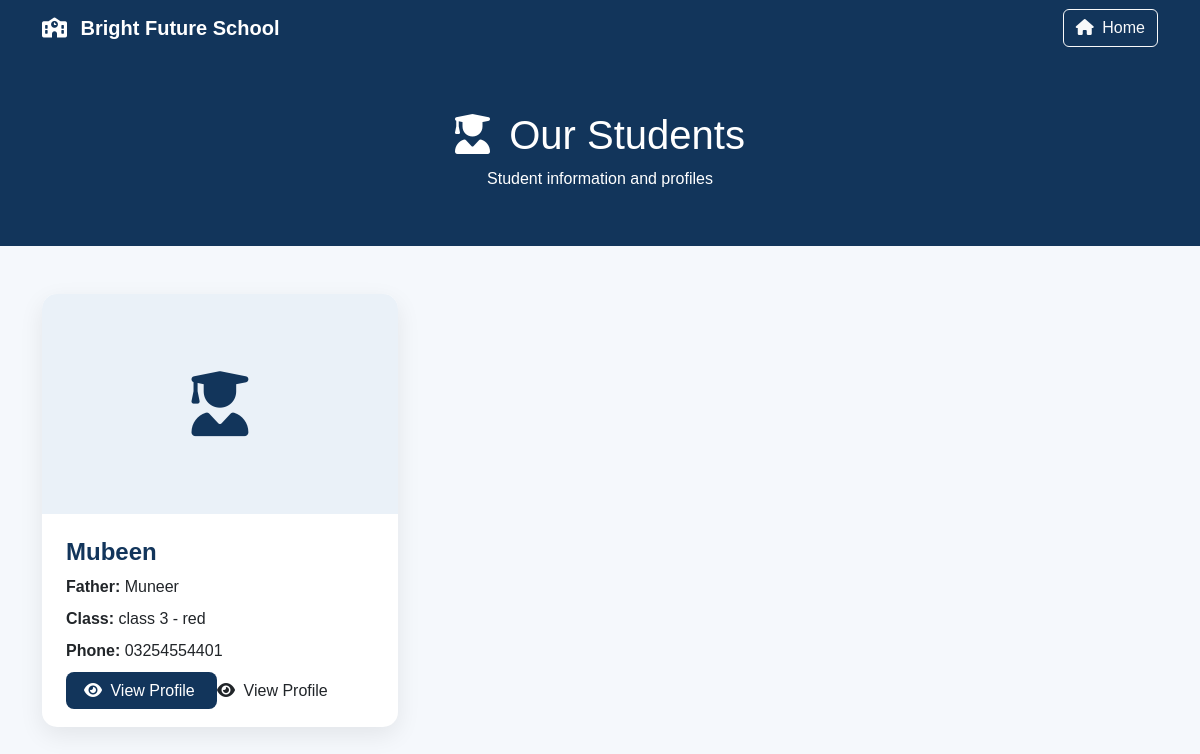
The page /students/ on the database its author committed.
### schoolapp/models.py (models this page shows, shortened)
class Student(models.Model):
    GENDER_CHOICES = [
        ('Male', 'Male'),
        ('Female', 'Female'),
    ]
    name = models.CharField(max_length=150)
    father_name = models.CharField(max_length=150)
    email = models.EmailField(blank=True)
    phone = models.CharField(max_length=20)
    date_of_birth = models.DateField()
    gender = models.CharField(
        max_length=10,
        choices=GENDER_CHOICES
    )
    school_class = models.ForeignKey(
        SchoolClass,
        on_delete=models.SET_NULL,
        null=True,
        blank=True,
        related_name='students'
    )
    address = models.TextField()
    photo = models.ImageField(
        upload_to='students/',
        blank=True,
        null=True
    )
    admission_date = models.DateField(
        auto_now_add=True
    )

class SchoolClass(models.Model):
    name = models.CharField(max_length=20)
    section = models.CharField(max_length=20)
    def __str__(self):
        return f"{self.name} - {self.section}"

### schoolapp/views.py (the view)
# urls.py: path('students/', views.student_list, name='student_list'),
def student_list(request):
    students = Student.objects.all().order_by(
        '-admission_date'
    )
    return render(
        request,
        'schoolapp/student_list.html',
        {
            'students': students
        }
    )

### templates/schoolapp/student_list.html (shortened to what this page needs)
<!DOCTYPE html>
<html lang="en">
<head>
    <link
        href="https://cdn.jsdelivr.net/npm/bootstrap@5.3.3/dist/css/bootstrap.min.css"
        rel="stylesheet"
    >
    <link
        rel="stylesheet"
        href="https://cdnjs.cloudflare.com/ajax/libs/font-awesome/6.5.2/css/all.min.css"
    >
</head>
<body>
<nav class="navbar navbar-dark">
    <div class="container">
        <a class="navbar-brand" href="{% url 'home' %}">
            <i class="fa-solid fa-school me-2"></i>
            Bright Future School
        </a>
        <a href="{% url 'home' %}"
           class="btn btn-outline-light">
            <i class="fa-solid fa-house me-1"></i>
            Home
        </a>
    </div>
</nav>
<section class="page-header">
    <h1>
        <i class="fa-solid fa-user-graduate me-2"></i>
        Our Students
    </h1>
    <p class="mb-0">
        Student information and profiles
    </p>
</section>
<div class="container py-5">
    <div class="row g-4">
        {% for student in students %}
        <div class="col-md-6 col-lg-4">
            <div class="student-card">
                {% if student.photo %}
                    <img
                        src="{{ student.photo.url }}"
                        class="student-photo"
                        alt="{{ student.name }}"
                    >
                {% else %}
                    <div class="no-photo">
                        <i class="fa-solid fa-user-graduate"></i>
                    </div>
                {% endif %}
                <div class="p-4">
                    <h4 class="student-name">
                        {{ student.name }}
                    </h4>
                    <p class="mb-2">
                        <strong>Father:</strong>
                        {{ student.father_name }}
                    </p>
                    <p class="mb-2">
                        <strong>Class:</strong>
                        {% if student.school_class %}
                            {{ student.school_class }}
                        {% else %}
                            Not Assigned
                        {% endif %}
                    </p>
                    <p class="mb-3">
                        <strong>Phone:</strong>
                        {{ student.phone }}
                    </p>
<a
    href="{% url 'student_profile' student.id %}"
    class="view-btn"
>
    <i class="fa-solid fa-eye me-1"></i>
    View Profile
</a>
                        <i class="fa-solid fa-eye me-1"></i>
                        View Profile
                </div>
            </div>
        </div>
        {% empty %}
        <div class="col-12 text-center">
            <div class="alert alert-info">
                No students available yet.
            </div>
        </div>
        {% endfor %}
    </div>
</div>
</body>
</html>

### templates/schoolapp/student_list.html (style rules this page uses)
body { background: #f5f8fc; font-family: Arial, sans-serif; }
.navbar { background: #12355b; }
.navbar-brand { color: white !important; font-weight: 700; }
.page-header { background: #12355b; color: white; padding: 55px 20px; text-align: center; }
.student-card { background: white; border: none; border-radius: 15px; overflow: hidden; box-shadow: 0 8px 25px rgba(0,0,0,0.08); transition: 0.3s; }
.no-photo { height: 220px; background: #eaf1f8; color: #12355b; display: flex; align-items: center; justify-content: center; font-size: 65px; }
.student-name { color: #12355b; font-weight: 700; }
.view-btn { background: #12355b; color: white; border-radius: 8px; padding: 10px 18px; text-decoration: none; }

### rows shown on the page
Student: name "Mubeen", father_name "Muneer", school_class "class 3 - red", phone "03254554401"
